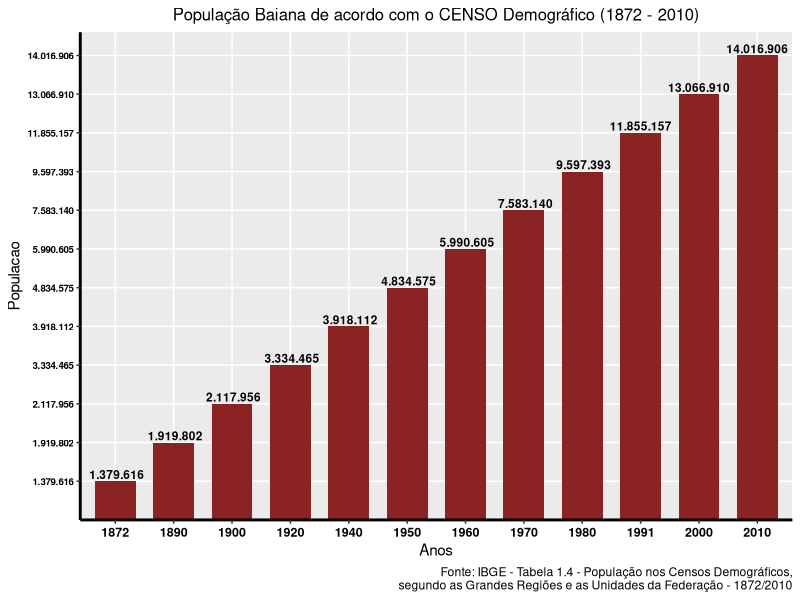

Generate this figure with R:
################################################################################################### 
######################################### Gráfico no R ############################################
################################################################################################### 
#####   DESCRIÇÃO:        Conjunto de gráficos elaborados no R.
#####   ESCRITO POR:      Cleiton Rocha - www.linkedin.com/in/cleitonoerocha/
#####   EMAIL:  cleitonrocha@sei.ba.gov.br // cleitonotavio058@gmail.com 
#####   LICENÇA:          GPLv3
################################################################################################### 
################################################################################################### 

library(ggplot2)
library(ggthemes)
library(RColorBrewer)
library(Cairo)


#### Grafico de Colunas com dados do Censo na Bahia ####

# dataset
populacao_censo <- read.csv2("populacao_censo.csv", dec=",",h=T) 

# grafico
ggplot(populacao_censo) + 
  geom_col(aes(x=factor(Ano),y=Populacao), show.legend = FALSE, fill="brown4",width = 0.7) +
  geom_text(aes(x=factor(Ano),y=Populacao,label=Populacao), position=position_dodge(width=0.9),
            vjust=-0.25, size=3, fontface='bold') +
  labs(x = "Anos", y = "Populacao") +
  labs(title = "População Baiana de acordo com o CENSO Demográfico (1872 - 2010)",
       caption = "Fonte: IBGE - Tabela 1.4 - População nos Censos Demográficos,\n segundo as Grandes Regiões e as Unidades da Federação - 1872/2010") +
  theme(axis.title.x = element_text(colour = "black"),
        axis.title.y = element_text(colour = "black"),
        axis.text.y = element_text(face="bold", color="#000000", 
                                   size=7),
        axis.line = element_line(colour = "black", 
                                 size = 1, linetype = "solid"),
        plot.title = element_text(colour = "black", size = 12, hjust=0.5),
        axis.text.x = element_text(face="bold", color="#000000", 
                                   size=9)) 
